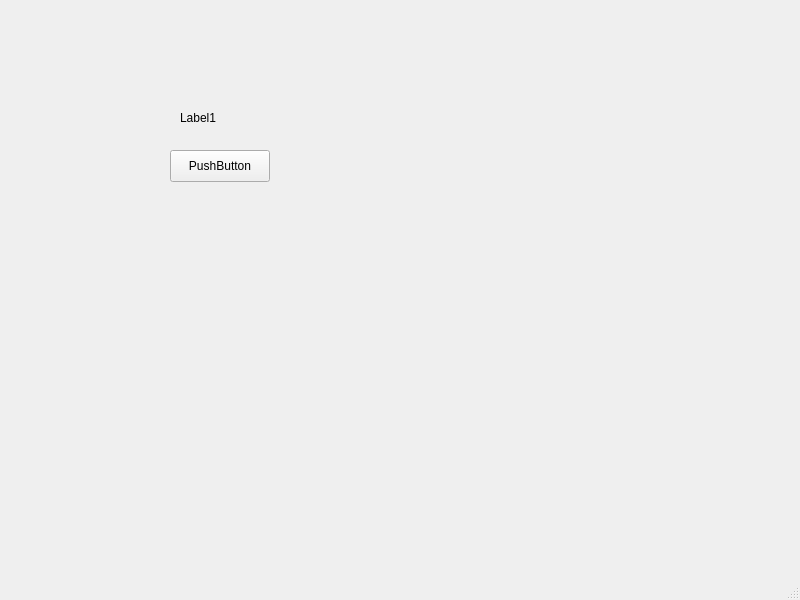
<?xml version="1.0" encoding="UTF-8"?>
<ui version="4.0">
 <class>MainWindow</class>
 <widget class="QMainWindow" name="MainWindow">
  <property name="geometry">
   <rect>
    <x>0</x>
    <y>0</y>
    <width>800</width>
    <height>600</height>
   </rect>
  </property>
  <property name="windowTitle">
   <string>MainWindow</string>
  </property>
  <widget class="QWidget" name="centralwidget">
   <widget class="QLabel" name="label">
    <property name="geometry">
     <rect>
      <x>180</x>
      <y>110</y>
      <width>58</width>
      <height>16</height>
     </rect>
    </property>
    <property name="text">
     <string>Label1</string>
    </property>
   </widget>
   <widget class="QPushButton" name="pushButton">
    <property name="geometry">
     <rect>
      <x>170</x>
      <y>150</y>
      <width>100</width>
      <height>32</height>
     </rect>
    </property>
    <property name="text">
     <string>PushButton</string>
    </property>
   </widget>
  </widget>
  <widget class="QMenuBar" name="menubar">
   <property name="geometry">
    <rect>
     <x>0</x>
     <y>0</y>
     <width>800</width>
     <height>37</height>
    </rect>
   </property>
  </widget>
  <widget class="QStatusBar" name="statusbar"/>
 </widget>
 <resources/>
 <connections>
  <connection>
   <sender>pushButton</sender>
   <signal>clicked()</signal>
   <receiver>MainWindow</receiver>
   <slot>close()</slot>
   <hints>
    <hint type="sourcelabel">
     <x>219</x>
     <y>202</y>
    </hint>
    <hint type="destinationlabel">
     <x>399</x>
     <y>299</y>
    </hint>
   </hints>
  </connection>
 </connections>
</ui>
